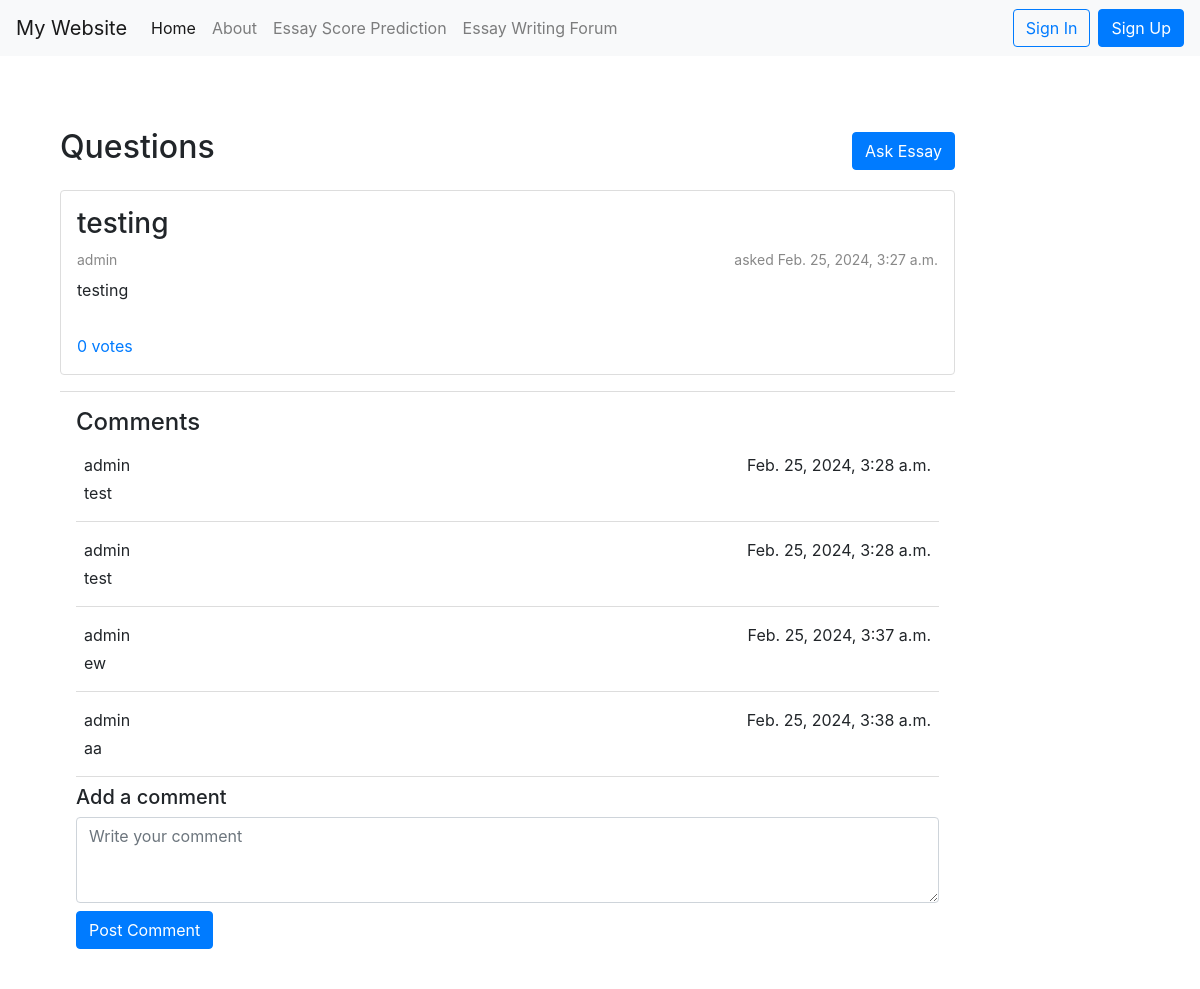
The page /view_answer/1/ on the database its author committed.
### grader/models.py (models this page shows)
class Form_Question(models.Model):
    title = models.CharField(max_length=255)
    user = models.ForeignKey(User, on_delete=models.CASCADE, null=True, blank=True)
    description = models.TextField()
    expectation = models.CharField(max_length=255)
    tags = models.ForeignKey(Tag, on_delete=models.CASCADE, null=True, blank=True)
    time = models.DateTimeField(default=timezone.now, null=True, blank=True)
    votes = models.IntegerField(default=0)
    Comment= models.ManyToManyField(Comment, null=True, blank=True, related_name='comments')

class Comment(models.Model):
    user = models.ForeignKey(User, on_delete=models.CASCADE, null=True, blank=True)
    text = models.TextField(null=True, blank=True)
    date = models.DateTimeField(default=timezone.now)

### grader/views.py (the view)
# urls.py: path('view_answer/<int:content_id>/', views.view_answers, name='view_answer'),
def view_answers(request, content_id):
    content = get_object_or_404(Form_Question, id=content_id)
    if request.method == 'POST':
        comment_text = request.POST.get('comment-text')
        new_comment = Comment(user=request.user, text=comment_text)
        new_comment.save()
        content.Comment.add(new_comment)
        content.save()
    context = {'content': content}
    return render(request, 'grader/view_answer.html', context)

### grader/templates/grader/view_answer.html (shortened to what this page needs)
{% extends 'base.html' %}
{% block content %}
<div class="container">
    <div class="row py-4">
        <div class="col-md-10">
            <div class="filter-section">
                <h2>Questions</h2>
                <a href="{% url 'ask_essay' %}" class="btn btn-primary float-end">Ask Essay</a>
            </div>
            <div class="answer-post">
                <h3>{{ content.title }}</h3>
                <div class="user-info">
                    <span>{{ content.user.username }}</span>
                    <span>asked {{ content.time }}</span>
                </div>
                <p>{{ content.description }}</p>
                <div class="votes">
                    {{ content.votes }} votes
                </div>
            </div>
            <div class="comments">
                <h4>Comments</h4>
                {% if content.Comment%}
                    {% for comment in content.Comment.all %}
                    <div class="comment">
                        <div class="comment-user-info">
                            <span>{{ comment.user.username }}</span>
                            <span> {{ comment.date }}</span>
                        </div>
                        <div class="comment-text">
                            {{ comment.text }}
                        </div>
                    </div>
                {% endfor %}
                {% else %}
                <p>No comments yet.</p>
                {% endif %}
                <div class="add-comment">
                    <h5>Add a comment</h5>
                    <form method="post" onsubmit="return validateForm();">
                        <div class="form-group">
                            <textarea class="form-control" name="comment-text" id="comment-text" rows="3"
                                placeholder="Write your comment"></textarea>
                        </div>
                        <button type="submit" class="btn btn-primary">Post Comment</button>
                    </form>
                </div>
            </div>
        </div>
        <div class="col-md-2">
        </div>
    </div>
</div>
{% endblock %}

### templates/base.html (style rules this page uses)
.filter-section { display: flex; justify-content: space-between; align-items: center; margin-bottom: 1rem; }
.user-info { display: flex; justify-content: space-between; align-items: center; margin-bottom: 0.5rem; font-size: 14px; color: #888; }
.votes { color: #007bff; }
.form-group { margin-bottom: 0.5rem; }
.answer-post { border: 1px solid #ddd; border-radius: 4px; padding: 1rem; margin-bottom: 1rem; }
.answer-post h3 { margin-bottom: 0.5rem; }
.comments { border-top: 1px solid #ddd; padding: 1rem; }
.comment { border-bottom: 1px solid #ddd; padding: 0.5rem; margin-bottom: 0.5rem; }
.comment-user-info { display: flex; justify-content: space-between; align-items: center; margin-bottom: 0.25rem; }
.comment-text { margin-bottom: 0.5rem; }

### rows shown on the page
Form_Question: title "testing", user.username "admin", time "Feb. 25, 2024, 3:27 a.m.", description "testing", votes "0"
Comment: user.username "admin", date "Feb. 25, 2024, 3:28 a.m.", text "test"
Comment: user.username "admin", date "Feb. 25, 2024, 3:28 a.m.", text "test"
Comment: user.username "admin", date "Feb. 25, 2024, 3:37 a.m.", text "ew"
Comment: user.username "admin", date "Feb. 25, 2024, 3:38 a.m.", text "aa"
